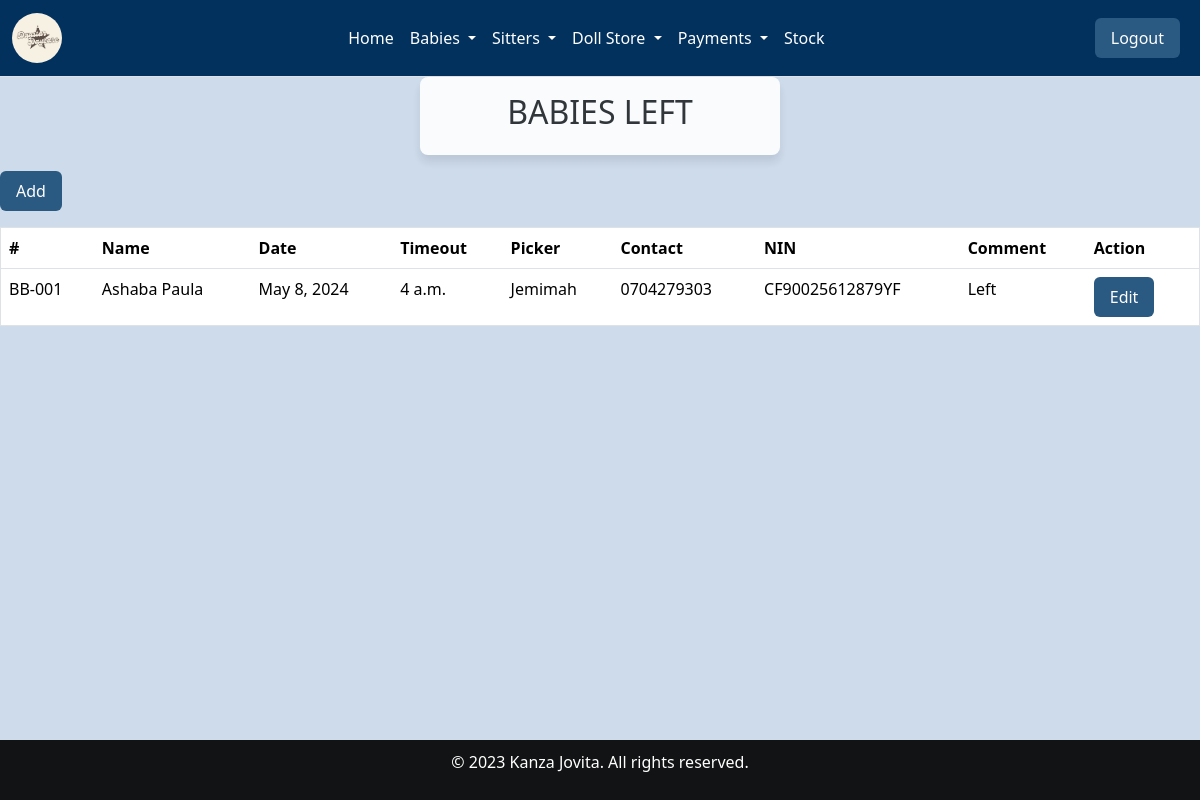
The app's page /departure/ (signed in), older data.
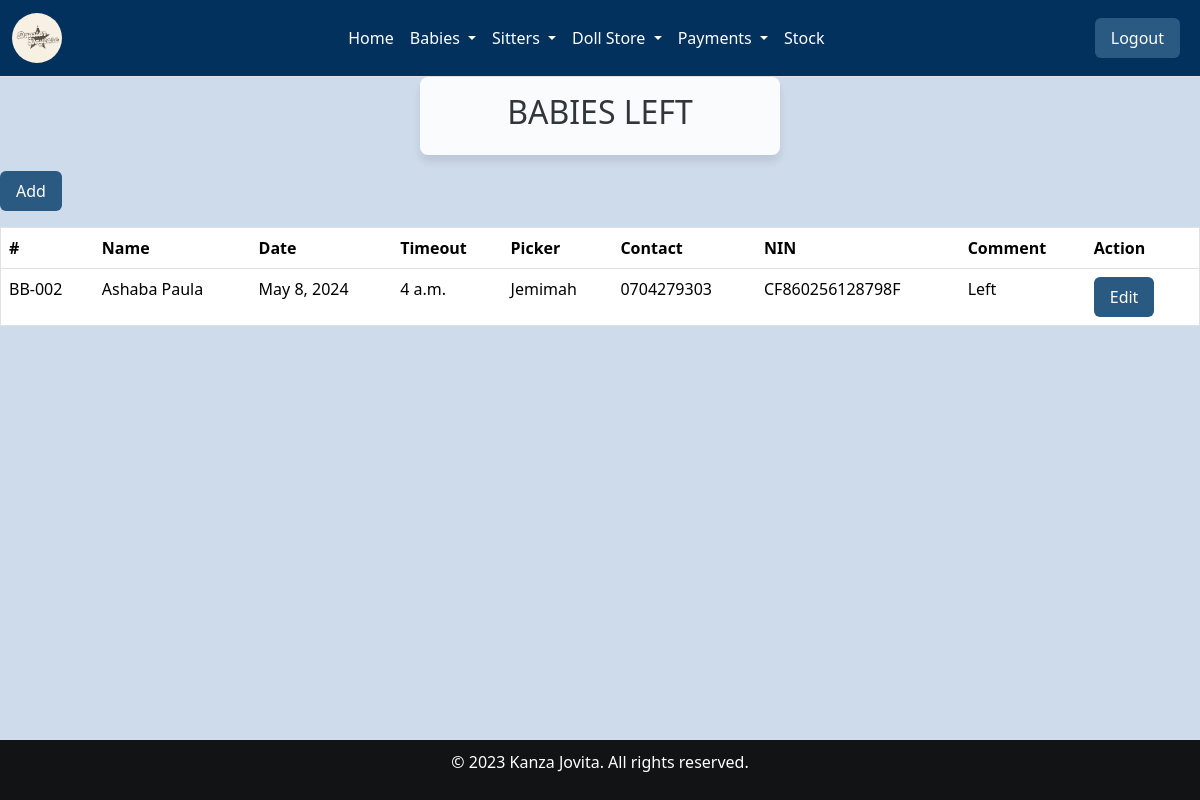
The same page, newer data.
### home/models.py (models this page shows, shortened)
class Departure(models.Model):
    baby_name=models.ForeignKey(Babyreg,on_delete=models.CASCADE)
    date=models.DateField(default=timezone.now)
    timeout=models.TimeField()
    picker=models.CharField(max_length=200)
    contact = models.CharField(max_length=30)
    NIN = models.CharField(max_length=30, null='False',blank = 'False')
    comment=models.CharField(max_length=200,null=True, blank=True)

class Babyreg(models.Model):
    c_stay = models.ForeignKey(Categorystay, on_delete=models.SET_NULL, null=True, blank=True)
    assigned = models.ForeignKey(Sitter_arrival, on_delete=models.SET_NULL, null=True, blank=True)
    Baby_name = models.CharField(max_length=30, null=False, blank=False)
    Date = models.DateField(default=timezone.now)
    Gender = models.CharField(max_length=30, null=False, blank=False)
    Age = models.IntegerField()
    Location = models.CharField(max_length=30, null=False, blank=False)
    Parents_names = models.CharField(max_length=30, null=False, blank=False)
    timein = models.TimeField(default=timezone.now)
    brought = models.CharField(max_length=200)
    def __str__(self):
        print(f"Baby name: {self.Baby_name}, Type: {type(self.Baby_name)}")
        if self.Baby_name is not None:
            return str(self.Baby_name)
        else:
            return "Unnamed Baby"

### home/views.py (the view)
# urls.py: path('departure/', views.departure, name='departure'),
@login_required
def departure(request):
  babies=Departure.objects.all()
  return render(request,'departure.html',{'babies':babies})

### home/templates/departure.html (shortened to what this page needs)
{% extends 'base.html' %}
{% load static %}
{% block content %}
<div class="card-header">
    <h2>BABIES LEFT</h2>
</div>
<a href="/adddeparture" class="btn btn-primary mb-3">Add</a>
<div class="table-responsive">
    <table class="table table-bordered table-hover">
        <thead class="table-white">
            <tr>
                <th scope="col">#</th>
                <th scope="col">Name</th>
                <th scope="col">Date</th>
                <th scope="col">Timeout</th>
                <th scope="col">Picker</th>
                <th scope="col">Contact</th>
                <th scope="col">NIN</th>
                <th scope="col">Comment</th>
                <th scope=>Action</th>
            </tr>
        </thead>
        <tbody>
            {% for baby in babies %}
            <tr>
                <td>BB-00{{ baby.id }}</td>
                <td>{{ baby.baby_name}}</td>
                <td>{{ baby.date }}</td>
                <td>{{ baby.timeout }}</td>
                <td>{{ baby.picker}}</td>
                <td>{{ baby.contact}}</td>
                <td>{{ baby.NIN}}</td>
                <td>{{ baby.comment}}</td>
                <td>
                    <a href="{% url 'editdeparture' id=baby.id %}" class="btn btn-primary ">Edit</a>
                </td>
            </tr>
            {% endfor %}
        </tbody>
    </table>
</div>
{% endblock %}

### home/templates/base.html (shortened to what this page needs)
{% load static %}
<!DOCTYPE html>
<html lang="en">
<head>
    <link rel="stylesheet" href="https://cdnjs.cloudflare.com/ajax/libs/font-awesome/6.0.0-beta3/css/all.min.css">
    <link rel="stylesheet" href="{% static 'css/main.css' %}">
    {% load bootstrap5 %}
    {% bootstrap_css %}
</head>
<body>
    <div>
        <nav class="navbar navbar-expand-lg border-bottom border-body" style="background-color: #02315E;">
            <div class="container-fluid">
                <a class="navbar-brand" href="">
                    <img style="border-radius: 50px;" src="{% static 'images/logo.jpg' %}" alt="logo" class="logo-img">
                </a>
                <div class="collapse navbar-collapse justify-content-center" id="navbarColor01">
                    <ul class="navbar-nav">
                        <li class="nav-item">
                            <a class="nav-link active text-white" href="/home/" id="t">Home</a>
                        </li>
                        <li class="nav-item dropdown">
                            <a class="nav-link dropdown-toggle active text-white" href="" id="babiesDropdown" role="button" data-bs-toggle="dropdown" aria-haspopup="true" aria-expanded="false">
                                Babies
                            </a>
                        </li>
                        <li class="nav-item dropdown">
                            <a class="nav-link dropdown-toggle active text-white" href="" id="sittersDropdown" role="button" data-bs-toggle="dropdown" aria-haspopup="true" aria-expanded="false">
                                Sitters
                            </a>
                        </li>
                        <li class="nav-item dropdown">
                            <a class="nav-link dropdown-toggle active text-white" href="#" id="dollDropdown" role="button" data-bs-toggle="dropdown" aria-haspopup="true" aria-expanded="false">
                                Doll Store
                            </a>
                        </li>
                        <li class="nav-item dropdown">
                            <a class="nav-link dropdown-toggle active text-white" href="#" id="paymentsDropdown" role="button" data-bs-toggle="dropdown" aria-haspopup="true" aria-expanded="false">
                                Payments
                            </a>
                        </li>
                        <li class="nav-item">
                            <a class="nav-link active text-white" href="/inventory/" id="t">Stock</a>
                        </li>
                    </ul>
                </div>
                <div class="ml-auto">
                    <a class="btn btn-light" href="/logout" id="medi">Logout</a>
                </div>
            </div>
        </nav>
    </div>
    {% block content %} {% endblock %}
    <br/><br /><br />
    <footer>
        <div class="footer">
            <p>&copy; 2023 Kanza Jovita. All rights reserved.</p>
        </div>
    </footer>
</body>
</html>

### home/static/css/main.css (style rules this page uses)
.logo-img { width:50px; border-radius: 10%; height: 50px; }
.card-header { border: 1px #333; opacity:90%; width: 87%; text-align: center; box-shadow: 0 7px 10px rgba(0, 0, 0, 0.1); border-radius: 8px; width:30%; margin: 0 auto; background-color: aliceblue; text-align: center; }
.table th, .table td { padding: 8px; text-align: left; border: none; outline: none; }
.table th { color: black; }
.table th, .table td { white-space: nowrap; }
.table-responsive { justify-content: center; }
.table { text-align: center; }
.nav-link { font-size: larger; }
.navbar-nav .nav-link { font-weight: normal; color: rgb(0, 0, 0); transition: color 0.3s; }
.footer { background-color: #121314; color: white; position:fixed; left: 0; bottom: 0; width: 100%; text-align: center; padding: 10px; }

### home/templates/departure.html (style rules this page uses)
body { background-color: rgba(158, 184, 217, 0.5); }
.btn { background-color: #2a5982; color: #fff; border: none; padding: 0.5rem 1rem; margin-right: 0.5rem; cursor: pointer; }
.card-header { background-color: #fff; padding: 1rem; margin-bottom: 1rem; }
.table { width: 100%; border-collapse: collapse; border: 1px solid #dee2e6; }
th, td { border: 1px solid #dee2e6; padding: 0.75rem; text-align: left; }
th { background-color: #f0f0f0; }

Row changes from the older to the newer data that the page shows:
removed Departure: id "1", baby_name "Ashaba Paula", date "May 8, 2024", timeout "4 a.m.", picker "Jemimah", contact "0704279303", NIN "CF90025612879YF", comment "Left"
added Departure: id "2", baby_name "Ashaba Paula", date "May 8, 2024", timeout "4 a.m.", picker "Jemimah", contact "0704279303", NIN "CF860256128798F", comment "Left"
